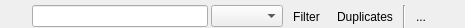
<ui version="4.0" >
 <class>QUFilterArea</class>
 <widget class="QWidget" name="QUFilterArea" >
  <property name="geometry" >
   <rect>
    <x>0</x>
    <y>0</y>
    <width>465</width>
    <height>27</height>
   </rect>
  </property>
  <property name="windowTitle" >
   <string>Form</string>
  </property>
  <layout class="QHBoxLayout" name="horizontalLayout" >
   <property name="spacing" >
    <number>3</number>
   </property>
   <property name="leftMargin" >
    <number>5</number>
   </property>
   <property name="topMargin" >
    <number>5</number>
   </property>
   <property name="rightMargin" >
    <number>5</number>
   </property>
   <property name="bottomMargin" >
    <number>0</number>
   </property>
   <item>
    <widget class="QToolButton" name="filterNegateBtn" >
     <property name="toolTip" >
      <string>A minus means, that the filter will be negated.</string>
     </property>
     <property name="text" >
      <string/>
     </property>
     <property name="icon" >
      <iconset resource="images/uman.qrc" >
       <normaloff>:/marks/plus.png</normaloff>:/marks/plus.png</iconset>
     </property>
     <property name="checkable" >
      <bool>false</bool>
     </property>
     <property name="autoRaise" >
      <bool>true</bool>
     </property>
    </widget>
   </item>
   <item>
    <widget class="QLineEdit" name="filterEdit" >
     <property name="toolTip" >
      <string>Enter a regular expression and press the filter button to the right.</string>
     </property>
    </widget>
   </item>
   <item>
    <widget class="QComboBox" name="filterTypeCombo" />
   </item>
   <item>
    <widget class="QToolButton" name="filterBtn" >
     <property name="enabled" >
      <bool>true</bool>
     </property>
     <property name="toolTip" >
      <string>Apply filter to song tree</string>
     </property>
     <property name="text" >
      <string>Filter</string>
     </property>
     <property name="icon" >
      <iconset resource="images/uman.qrc" >
       <normaloff>:/control/filter.png</normaloff>:/control/filter.png</iconset>
     </property>
     <property name="toolButtonStyle" >
      <enum>Qt::ToolButtonTextBesideIcon</enum>
     </property>
     <property name="autoRaise" >
      <bool>true</bool>
     </property>
    </widget>
   </item>
   <item>
    <widget class="QToolButton" name="filterDuplicatesBtn" >
     <property name="enabled" >
      <bool>true</bool>
     </property>
     <property name="toolTip" >
      <string>Apply filter to song tree</string>
     </property>
     <property name="text" >
      <string>Duplicates</string>
     </property>
     <property name="icon" >
      <iconset resource="images/uman.qrc" >
       <normaloff>:/control/duplicates.png</normaloff>:/control/duplicates.png</iconset>
     </property>
     <property name="toolButtonStyle" >
      <enum>Qt::ToolButtonTextBesideIcon</enum>
     </property>
     <property name="autoRaise" >
      <bool>true</bool>
     </property>
    </widget>
   </item>
   <item>
    <widget class="Line" name="line" >
     <property name="orientation" >
      <enum>Qt::Vertical</enum>
     </property>
    </widget>
   </item>
   <item>
    <widget class="QToolButton" name="filterClearBtn" >
     <property name="toolTip" >
      <string>Clear the current filter. Show all songs.</string>
     </property>
     <property name="text" >
      <string>...</string>
     </property>
     <property name="icon" >
      <iconset resource="images/uman.qrc" >
       <normaloff>:/control/broom.png</normaloff>:/control/broom.png</iconset>
     </property>
     <property name="autoRaise" >
      <bool>true</bool>
     </property>
    </widget>
   </item>
   <item>
    <widget class="QToolButton" name="filterCancelBtn" >
     <property name="toolTip" >
      <string>Hide filter area</string>
     </property>
     <property name="text" >
      <string/>
     </property>
     <property name="icon" >
      <iconset resource="images/uman.qrc" >
       <normaloff>:/marks/cancel.png</normaloff>:/marks/cancel.png</iconset>
     </property>
     <property name="toolButtonStyle" >
      <enum>Qt::ToolButtonIconOnly</enum>
     </property>
     <property name="autoRaise" >
      <bool>true</bool>
     </property>
    </widget>
   </item>
  </layout>
 </widget>
 <resources>
  <include location="images/uman.qrc" />
 </resources>
 <connections/>
</ui>
